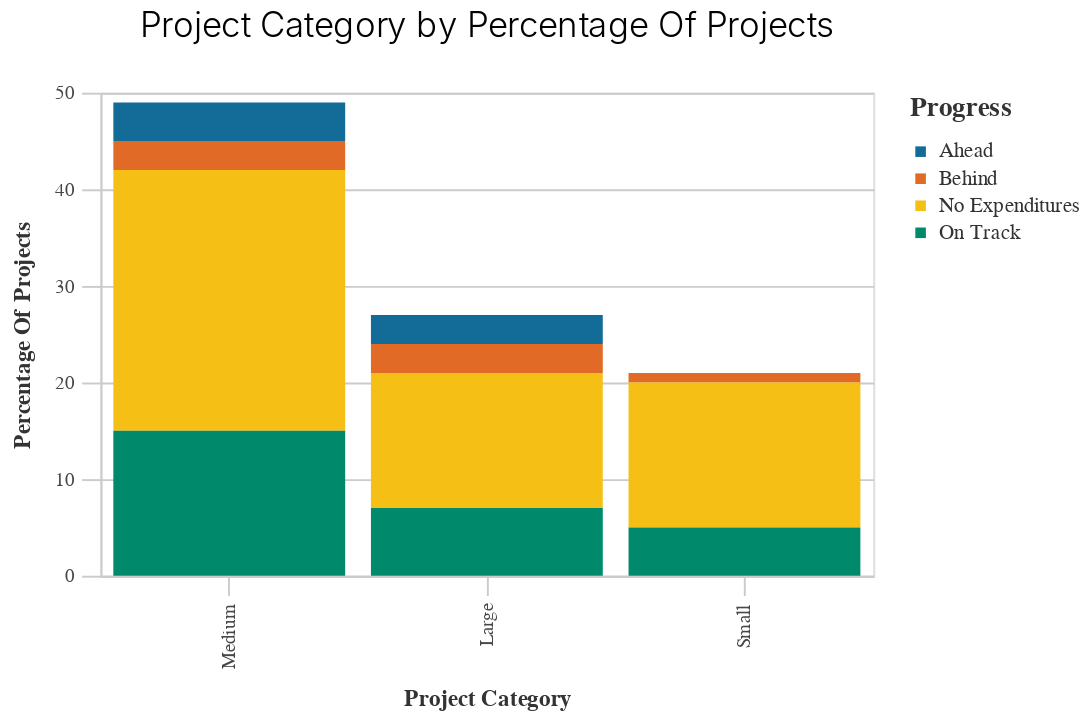

The code cell stored with this chart in its notebook:
### Code cell
chart_project_size3 = TIRCP_functions.basic_bar_chart(df2, 'Project_Category','Percentage_of_Projects', 'Progress') 
chart_project_size3

### Figure 1 — Vega-Lite specification as saved in the notebook (floating-point values rounded to 4 significant figures)
{"config": {"view": {"continuousWidth": 400, "continuousHeight": 300}, "axis": {"domainColor": "#cbcbcb", "grid": true, "gridColor": "#cbcbcb", "gridWidth": 1, "labelColor": "#474747", "labelFont": "Nunito Sans", "labelFontSize": 10, "labelPadding": 4, "tickColor": "#cbcbcb", "tickSize": 10, "titleColor": "#333", "titleFont": "Raleway", "titleFontSize": 12, "titlePadding": 10}, "axisBand": {"grid": false}, "background": "white", "font": "Raleway", "header": {"labelFont": "Nunito Sans", "titleFont": "Raleway"}, "legend": {"labelColor": "#333", "labelFont": "Nunito Sans", "labelFontSize": 11, "labelLimit": 0, "padding": 1, "symbolSize": 30, "symbolType": "square", "titleColor": "#333", "titleFont": "Raleway", "titleFontSize": 14, "titlePadding": 10}, "title": {"anchor": "middle", "font": "Raleway", "fontSize": 18, "fontWeight": 300, "offset": 20}}, "data": {"name": "data-5956ce097e9c3b9dd985f25b2d90b22a"}, "mark": "bar", "encoding": {"color": {"field": "Progress", "legend": {"title": "Progress"}, "scale": {"range": ["#136C97", "#E16B26", "#F6BF16", "#00896B", "#7790A3", "#5B559C"]}, "type": "nominal"}, "x": {"field": "Project_Category", "sort": "-y", "title": "Project Category", "type": "nominal"}, "y": {"field": "Percentage_of_Projects", "title": "Percentage Of Projects", "type": "quantitative"}}, "height": 250, "title": "Project Category by Percentage Of Projects", "width": 400, "$schema": "https://vega.github.io/schema/vega-lite/v4.17.0.json", "datasets": {"data-5956ce097e9c3b9dd985f25b2d90b22a": [{"Project_Category": "Small", "Progress": "Behind", "Count_of_Projects": 1, "Sum_of_TIRCP": 1675000.0, "Percentage_of_Projects": 1.0}, {"Project_Category": "Small", "Progress": "No Expenditures", "Count_of_Projects": 11, "Sum_of_TIRCP": 49640000.0, "Percentage_of_Projects": 15.0}, {"Project_Category": "Small", "Progress": "On Track", "Count_of_Projects": 4, "Sum_of_TIRCP": 15300000.0, "Percentage_of_Projects": 5.0}, {"Project_Category": "Medium", "Progress": "Ahead", "Count_of_Projects": 3, "Sum_of_TIRCP": 79620000.0, "Percentage_of_Projects": 4.0}, {"Project_Category": "Medium", "Progress": "Behind", "Count_of_Projects": 2, "Sum_of_TIRCP": 20000000.0, "Percentage_of_Projects": 3.0}, {"Project_Category": "Medium", "Progress": "No Expenditures", "Count_of_Projects": 20, "Sum_of_TIRCP": 405000000.0, "Percentage_of_Projects": 27.0}, {"Project_Category": "Medium", "Progress": "On Track", "Count_of_Projects": 11, "Sum_of_TIRCP": 210600000.0, "Percentage_of_Projects": 15.0}, {"Project_Category": "Large", "Progress": "Ahead", "Count_of_Projects": 2, "Sum_of_TIRCP": 580800000.0, "Percentage_of_Projects": 3.0}, {"Project_Category": "Large", "Progress": "Behind", "Count_of_Projects": 2, "Sum_of_TIRCP": 469200000.0, "Percentage_of_Projects": 3.0}, {"Project_Category": "Large", "Progress": "No Expenditures", "Count_of_Projects": 10, "Sum_of_TIRCP": 2635000000.0, "Percentage_of_Projects": 14.0}, {"Project_Category": "Large", "Progress": "On Track", "Count_of_Projects": 5, "Sum_of_TIRCP": 1298000000.0, "Percentage_of_Projects": 7.0}]}}
